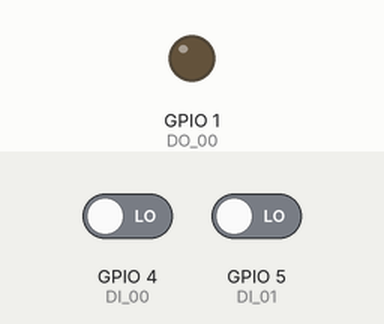
Bench run of a sketch on a simulated ESP32-S3. Parts: output pins drawn as LEDs (lit = HIGH). The inputs (shaded band) are chosen by the test bench; at power-on: GPIO 4 (DI_00) LOW, GPIO 5 (DI_01) LOW. What the sketch prints to the serial monitor is not drawn.

Above: at 1.2 s.
1.3 s: GPIO 4 (DI_00) driven HIGH
At 2.5 s:
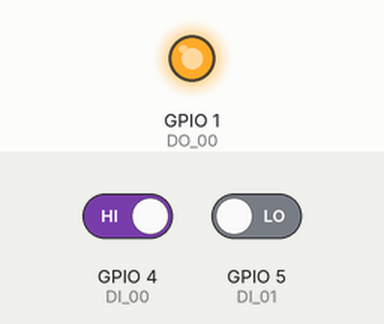
2.8 s: GPIO 5 (DI_01) driven HIGH
At 3.8 s:
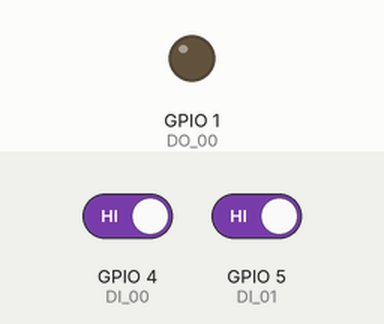
4.3 s: GPIO 5 (DI_01) driven LOW
At 4.9 s:
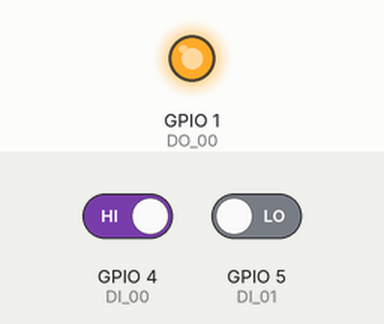
Timing chart, 0 to 7.3 s (numbered marks = the images above; inputs shaded):
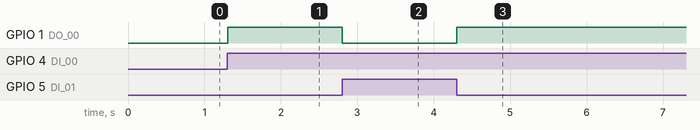

Measured:
- after the input at 1.3 s, GPIO 1 (DO_00): LOW → HIGH at once
- after the input at 2.8 s, GPIO 1 (DO_00): HIGH → LOW at once
- after the input at 4.3 s, GPIO 1 (DO_00): LOW → HIGH at once

The sketch:

00_holamundo.ino
```cpp
/* Definicion de pines */
// int DI_00 = 32;
// int DI_01 = 33;

// int DO_00 = 23;

// ESP32 S3
int DI_00 = 4;
int DI_01 = 5;

int DO_00 = 1;


// Señales virtuales
// Entradas
byte X_00 = 0;
byte X_01 = 0;

byte Y_00 = 0;

void setup() {
  pinMode(DI_00, INPUT);
  pinMode(DI_01, INPUT);

  pinMode(DO_00, OUTPUT);
  Serial.begin(115200);
}

void loop() {
  //programa

  Y_00 = (Y_00 || X_00) && !X_01;

  // Para debugear
  Serial.printf("\nX_00 %d, X_01 %d, Y_00 %d", X_00, X_01, Y_00);

  // Mapeando entradas y salidas
  X_00 = digitalRead(DI_00);
  X_01 = digitalRead(DI_01);
  digitalWrite(DO_00, Y_00);

}
```
